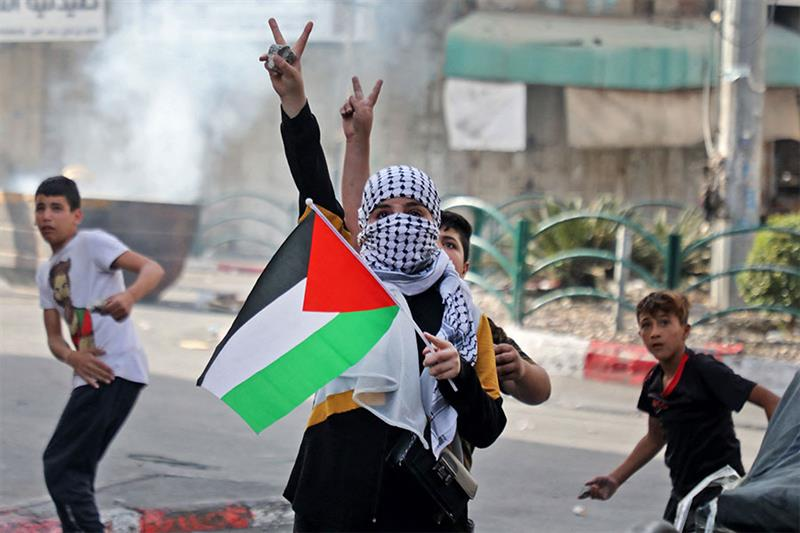
#> input picture palestine.jpg, 800 x 533 px, found by its file name
$ jupyter execute Full-Comm-System.ipynb
#> lines starting #> are read from the running program, lines starting #| are printed output that depends on the picture
[cell 1]
import numpy as np

[cell 2]
from enum import Enum

class CompressionMode(Enum):
    """
    Compression mode enum class
    """
    LOW = 1
    HIGH = 2

**Module 0: read_image**

[cell 3]
N = 8

[cell 4]
from PIL import Image
import numpy as np

# [31 lines left out: function read_image, not called in this run]

[cell 5]
def read_image(image_path, N):
    """
    Read image and convert it to a numpy array in grayscale
    :param image_path: path to the image
    :param N: block size (N*N)
    :return: image array, and padding length and width
    """
#> called with image_path = '/content/palestine.jpg', N = 8

    # Load the image
    image = Image.open(image_path)
#> image is the input picture: PIL image 800x533 RGB; mean R, G, B 134.4, 133.8, 132

    #image to gray scale
    image = image.convert('L')
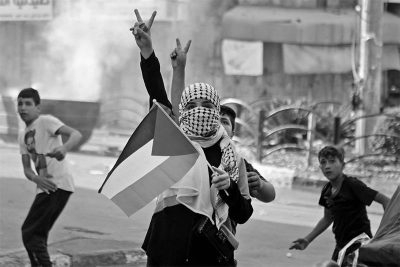
#> image: PIL image 800x533 L (shown at 1/2 size); min 0, max 255, mean 133.8

    image_array = np.array(image)

    img_lenght, img_width = image_array.shape

    # save gray scale image

    padding_length = 0
    padding_width = 0

    # check if the image is divisible by N and zero pad if necessary
    if img_lenght % N != 0:
        padding_length = N - img_lenght % N
        image_array = np.concatenate((image_array, np.zeros((padding_length, img_width))), axis=0)
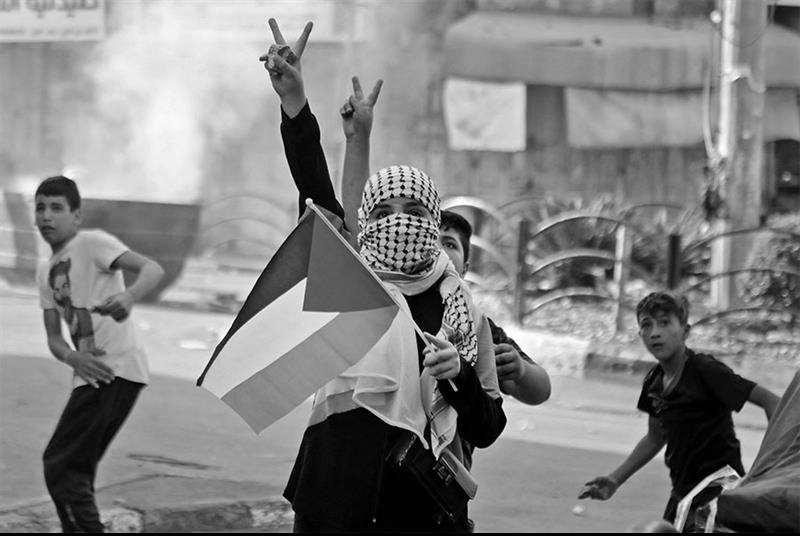
#> image_array: shape (536, 800) float64; min 0, max 255, mean 133

    if img_width % N != 0:
        padding_width = N - img_width % N
        image_array = np.concatenate((image_array, np.zeros((img_lenght, padding_width))), axis=1)

    return image_array, padding_length, padding_width

[cell 6]
image_path = "/content/palestine.jpg"
image_array, padding_length, padding_width = read_image(image_path, N)
#> padding_length = 3; padding_width = 0
#> (the rest of the program and of its run is left out)
